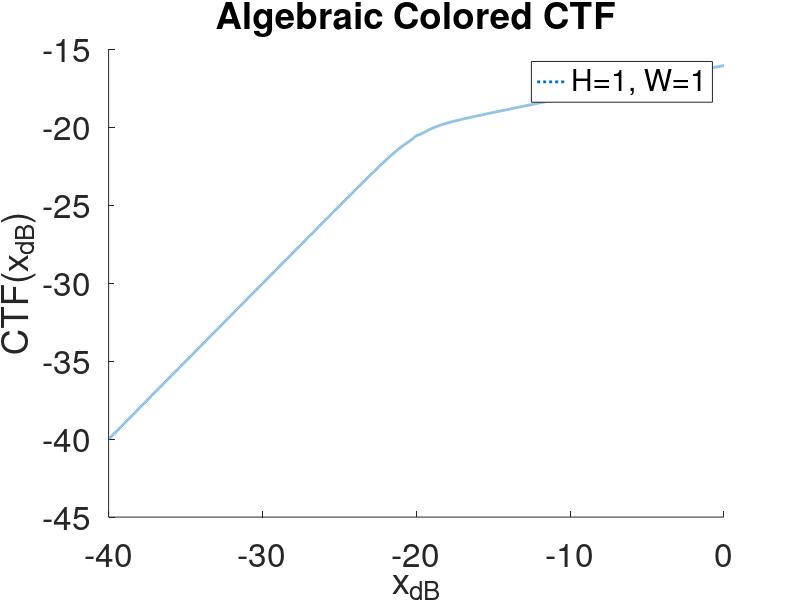

Write the MATLAB code that produced this figure.
H = -0.5;
W = 1;
thrdB = -20;
R = 5;

xdB = -40:0.01:0;

CTF = zeros(1, length(xdB));

for i = 1:length(xdB)
    color = H/(1+((xdB(i)-thrdB)/W)^2);
    if (xdB(i) <= thrdB)
        CTF(i) = color + xdB(i);
    else
        CTF(i) = color + thrdB + (xdB(i)-thrdB)/R;
    end
end

figure(1)
hold on
set(gca, 'FontSize', 24);
title('Algebraic Colored CTF');
xlabel('x_{dB}');
ylabel('CTF(x_{dB})')

if (H==1)
plot(xdB, CTF, '-', 'LineWidth', 2);
end

if (H==-3)
plot(xdB, CTF, '--', 'LineWidth', 2);
end

if (H==-0.5)
plot(xdB, CTF, ':', 'LineWidth', 2);
end

legend('H=1, W=1','H=-3, W=2', 'H=-0.5, W=1')
hold off
    